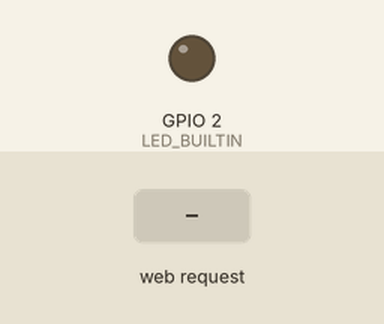
A sketch run on a simulated ESP8266 (NodeMCU). Parts: output pins drawn as LEDs (lit = HIGH, except the on-board LED, lit = LOW). The inputs (shaded band) are chosen by the test bench. What the sketch prints to the serial monitor is not drawn.

Above: at 1.2 s.
1.3 s: HTTP request GET /ON received
At 2.0 s:
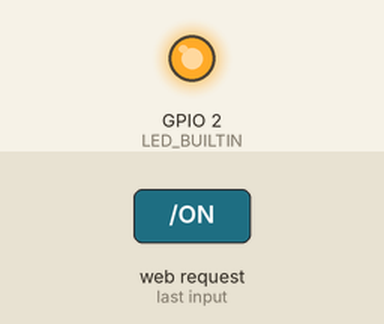
2.8 s: HTTP request GET /OFF received
At 3.1 s:
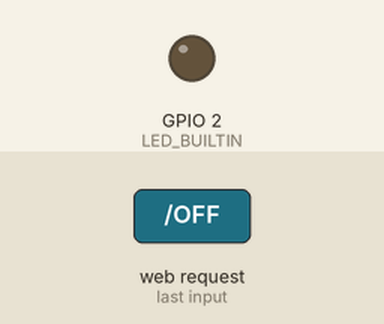
Timing chart, 0 to 5.8 s (numbered marks = the images above; inputs shaded):
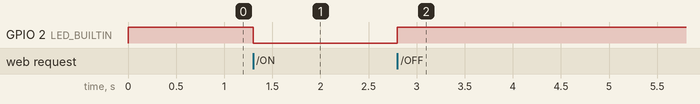

Measured:
- after the input at 1.3 s, GPIO 2 (LED_BUILTIN): HIGH → LOW at once
- after the input at 2.8 s, GPIO 2 (LED_BUILTIN): LOW → HIGH at once

The sketch:

SimpleLedWithWlan.ino
```cpp
#include <ESP8266WiFi.h>
#include <WiFiClient.h>
#include <ESP8266WebServer.h>

const char *ssid = "BonnAgile";
const char *text_html = "text/html";
const char *markup = "<h1>ESP8266 Web Server</h1><p>Internal LED <a href=\"ON\"><button>ON</button></a>&nbsp;<a href=\"OFF\"><button>OFF</button></a></p>";

IPAddress localIp(192,168,10,1);
IPAddress gateway(192,168,10,1);
IPAddress subnet(255,255,255,0);

ESP8266WebServer server(80);

void handleRoot() {
  sendResponse();
}

void handleOn() {
  digitalWrite(LED_BUILTIN, LOW);
  sendResponse();
}

void handleOff() {
  digitalWrite(LED_BUILTIN, HIGH);
  sendResponse();
}

void sendResponse() {
  server.send(200, text_html, markup);
}

void setup() {
  Serial.begin(115200);
  Serial.println();

  Serial.println("Configuring internal led.");
  pinMode(LED_BUILTIN, OUTPUT);
  digitalWrite(LED_BUILTIN, HIGH);

  Serial.println("Configuring access point.");
  WiFi.softAPConfig(localIp, gateway, subnet);
  WiFi.softAP(ssid);

  server.on("/", handleRoot);
  server.on("/ON", handleOn);
  server.on("/OFF", handleOff);
  server.begin();
  Serial.println("HTTP server started.");
}

void loop() {
  server.handleClient();
}
```
